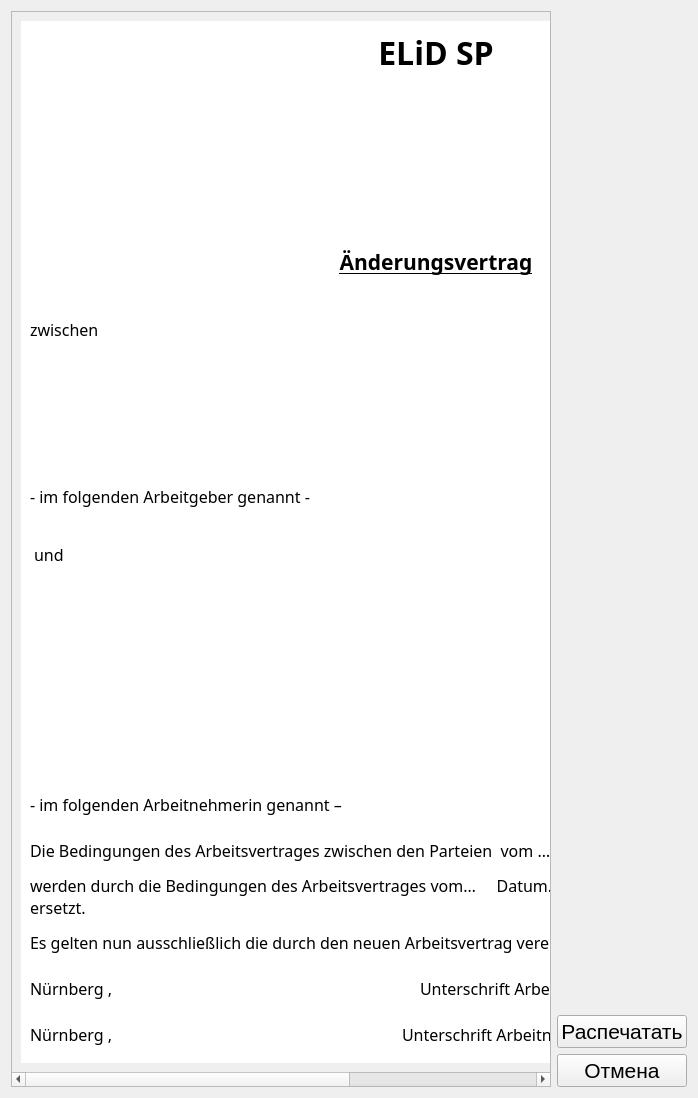
<?xml version="1.0" encoding="UTF-8"?>
<ui version="4.0">
 <class>FormEditing</class>
 <widget class="QDialog" name="FormEditing">
  <property name="geometry">
   <rect>
    <x>0</x>
    <y>0</y>
    <width>698</width>
    <height>1098</height>
   </rect>
  </property>
  <property name="windowTitle">
   <string>Dialog</string>
  </property>
  <property name="windowIcon">
   <iconset resource="assets/res.qrc">
    <normaloff>:/window-icons/doc.png</normaloff>:/window-icons/doc.png</iconset>
  </property>
  <layout class="QHBoxLayout" name="horizontalLayout_6">
   <item>
    <widget class="QScrollArea" name="scrollArea">
     <property name="widgetResizable">
      <bool>true</bool>
     </property>
     <widget class="QWidget" name="scrollAreaWidgetContents">
      <property name="geometry">
       <rect>
        <x>0</x>
        <y>0</y>
        <width>701</width>
        <height>1061</height>
       </rect>
      </property>
      <layout class="QHBoxLayout" name="horizontalLayout_4">
       <item>
        <widget class="QWidget" name="Print" native="true">
         <property name="styleSheet">
          <string notr="true">background-color: white; font-family: &quot;Times New Roman&quot;, Times, serif;</string>
         </property>
         <layout class="QVBoxLayout" name="verticalLayout">
          <item>
           <widget class="QLabel" name="ELiD_SP">
            <property name="font">
             <font>
              <family>Times New Roman,Times,serif</family>
              <pointsize>24</pointsize>
              <weight>75</weight>
              <bold>true</bold>
             </font>
            </property>
            <property name="text">
             <string>ELiD SP</string>
            </property>
            <property name="alignment">
             <set>Qt::AlignCenter</set>
            </property>
           </widget>
          </item>
          <item>
           <layout class="QHBoxLayout" name="horizontalLayout_5">
            <item>
             <widget class="QLabel" name="ELiD">
              <property name="sizePolicy">
               <sizepolicy hsizetype="Fixed" vsizetype="Preferred">
                <horstretch>0</horstretch>
                <verstretch>0</verstretch>
               </sizepolicy>
              </property>
              <property name="minimumSize">
               <size>
                <width>200</width>
                <height>125</height>
               </size>
              </property>
              <property name="maximumSize">
               <size>
                <width>200</width>
                <height>125</height>
               </size>
              </property>
              <property name="font">
               <font>
                <family>Times New Roman,Times,serif</family>
                <pointsize>24</pointsize>
                <weight>75</weight>
                <bold>true</bold>
               </font>
              </property>
              <property name="styleSheet">
               <string notr="true"/>
              </property>
              <property name="text">
               <string/>
              </property>
              <property name="pixmap">
               <pixmap resource="assets/res.qrc">:/icons/ELiD.jpg</pixmap>
              </property>
              <property name="scaledContents">
               <bool>true</bool>
              </property>
              <property name="alignment">
               <set>Qt::AlignCenter</set>
              </property>
             </widget>
            </item>
           </layout>
          </item>
          <item>
           <widget class="QLabel" name="label_2">
            <property name="sizePolicy">
             <sizepolicy hsizetype="Preferred" vsizetype="Maximum">
              <horstretch>0</horstretch>
              <verstretch>0</verstretch>
             </sizepolicy>
            </property>
            <property name="minimumSize">
             <size>
              <width>0</width>
              <height>100</height>
             </size>
            </property>
            <property name="font">
             <font>
              <family>Times New Roman,Times,serif</family>
              <pointsize>16</pointsize>
              <weight>75</weight>
              <bold>true</bold>
              <underline>true</underline>
             </font>
            </property>
            <property name="styleSheet">
             <string notr="true"/>
            </property>
            <property name="text">
             <string>Änderungsvertrag</string>
            </property>
            <property name="alignment">
             <set>Qt::AlignCenter</set>
            </property>
           </widget>
          </item>
          <item>
           <widget class="QLabel" name="label_8">
            <property name="font">
             <font>
              <family>Times New Roman,Times,serif</family>
              <pointsize>12</pointsize>
             </font>
            </property>
            <property name="text">
             <string>zwischen</string>
            </property>
           </widget>
          </item>
          <item>
           <layout class="QHBoxLayout" name="horizontalLayout">
            <item>
             <widget class="EditableSelection" name="PHFirm" native="true">
              <property name="sizePolicy">
               <sizepolicy hsizetype="Maximum" vsizetype="Minimum">
                <horstretch>0</horstretch>
                <verstretch>0</verstretch>
               </sizepolicy>
              </property>
              <property name="minimumSize">
               <size>
                <width>100</width>
                <height>40</height>
               </size>
              </property>
              <property name="maximumSize">
               <size>
                <width>16777215</width>
                <height>16777215</height>
               </size>
              </property>
             </widget>
            </item>
            <item>
             <widget class="EditableLine" name="PHName_Boss" native="true">
              <property name="sizePolicy">
               <sizepolicy hsizetype="Minimum" vsizetype="Minimum">
                <horstretch>0</horstretch>
                <verstretch>0</verstretch>
               </sizepolicy>
              </property>
              <property name="minimumSize">
               <size>
                <width>150</width>
                <height>40</height>
               </size>
              </property>
              <property name="styleSheet">
               <string notr="true"/>
              </property>
             </widget>
            </item>
            <item>
             <spacer name="Spacer">
              <property name="orientation">
               <enum>Qt::Horizontal</enum>
              </property>
              <property name="sizeHint" stdset="0">
               <size>
                <width>0</width>
                <height>0</height>
               </size>
              </property>
             </spacer>
            </item>
           </layout>
          </item>
          <item>
           <widget class="EditableLine" name="PHAddress_Boss" native="true">
            <property name="sizePolicy">
             <sizepolicy hsizetype="Minimum" vsizetype="Minimum">
              <horstretch>0</horstretch>
              <verstretch>0</verstretch>
             </sizepolicy>
            </property>
            <property name="minimumSize">
             <size>
              <width>0</width>
              <height>40</height>
             </size>
            </property>
            <property name="styleSheet">
             <string notr="true"/>
            </property>
           </widget>
          </item>
          <item>
           <widget class="EditableLine" name="PHZipTown_Boss" native="true">
            <property name="sizePolicy">
             <sizepolicy hsizetype="Minimum" vsizetype="Minimum">
              <horstretch>0</horstretch>
              <verstretch>0</verstretch>
             </sizepolicy>
            </property>
            <property name="minimumSize">
             <size>
              <width>0</width>
              <height>40</height>
             </size>
            </property>
            <property name="styleSheet">
             <string notr="true"/>
            </property>
           </widget>
          </item>
          <item>
           <widget class="QLabel" name="label_9">
            <property name="font">
             <font>
              <family>Times New Roman,Times,serif</family>
              <pointsize>12</pointsize>
             </font>
            </property>
            <property name="text">
             <string>- im folgenden Arbeitgeber genannt -</string>
            </property>
           </widget>
          </item>
          <item>
           <widget class="QLabel" name="label_7">
            <property name="sizePolicy">
             <sizepolicy hsizetype="Preferred" vsizetype="Maximum">
              <horstretch>0</horstretch>
              <verstretch>0</verstretch>
             </sizepolicy>
            </property>
            <property name="minimumSize">
             <size>
              <width>0</width>
              <height>80</height>
             </size>
            </property>
            <property name="font">
             <font>
              <family>Times New Roman,Times,serif</family>
              <pointsize>12</pointsize>
             </font>
            </property>
            <property name="styleSheet">
             <string notr="true">margin: 25px 0;</string>
            </property>
            <property name="text">
             <string>und</string>
            </property>
           </widget>
          </item>
          <item>
           <widget class="EditableLine" name="PHSex" native="true">
            <property name="sizePolicy">
             <sizepolicy hsizetype="Minimum" vsizetype="Minimum">
              <horstretch>0</horstretch>
              <verstretch>0</verstretch>
             </sizepolicy>
            </property>
            <property name="minimumSize">
             <size>
              <width>0</width>
              <height>40</height>
             </size>
            </property>
            <property name="styleSheet">
             <string notr="true"/>
            </property>
           </widget>
          </item>
          <item>
           <widget class="EditableLine" name="PHName" native="true">
            <property name="sizePolicy">
             <sizepolicy hsizetype="Minimum" vsizetype="Minimum">
              <horstretch>0</horstretch>
              <verstretch>0</verstretch>
             </sizepolicy>
            </property>
            <property name="minimumSize">
             <size>
              <width>0</width>
              <height>40</height>
             </size>
            </property>
            <property name="styleSheet">
             <string notr="true"/>
            </property>
           </widget>
          </item>
          <item>
           <widget class="EditableLine" name="PHAddress" native="true">
            <property name="sizePolicy">
             <sizepolicy hsizetype="Minimum" vsizetype="Minimum">
              <horstretch>0</horstretch>
              <verstretch>0</verstretch>
             </sizepolicy>
            </property>
            <property name="minimumSize">
             <size>
              <width>0</width>
              <height>40</height>
             </size>
            </property>
            <property name="styleSheet">
             <string notr="true"/>
            </property>
           </widget>
          </item>
          <item>
           <widget class="EditableLine" name="PHZipTown" native="true">
            <property name="sizePolicy">
             <sizepolicy hsizetype="Minimum" vsizetype="Minimum">
              <horstretch>0</horstretch>
              <verstretch>0</verstretch>
             </sizepolicy>
            </property>
            <property name="minimumSize">
             <size>
              <width>0</width>
              <height>40</height>
             </size>
            </property>
            <property name="styleSheet">
             <string notr="true"/>
            </property>
           </widget>
          </item>
          <item>
           <widget class="QLabel" name="label_10">
            <property name="minimumSize">
             <size>
              <width>0</width>
              <height>40</height>
             </size>
            </property>
            <property name="font">
             <font>
              <family>Times New Roman,Times,serif</family>
              <pointsize>12</pointsize>
             </font>
            </property>
            <property name="text">
             <string>- im folgenden Arbeitnehmerin genannt –</string>
            </property>
           </widget>
          </item>
          <item>
           <widget class="QLabel" name="label_11">
            <property name="minimumSize">
             <size>
              <width>0</width>
              <height>40</height>
             </size>
            </property>
            <property name="font">
             <font>
              <family>Times New Roman,Times,serif</family>
              <pointsize>12</pointsize>
             </font>
            </property>
            <property name="text">
             <string>Die Bedingungen des Arbeitsvertrages zwischen den Parteien  vom …Datum …… ( bisheriger Arbeitsvertrag )</string>
            </property>
           </widget>
          </item>
          <item>
           <widget class="QLabel" name="label_12">
            <property name="minimumSize">
             <size>
              <width>0</width>
              <height>40</height>
             </size>
            </property>
            <property name="font">
             <font>
              <family>Times New Roman,Times,serif</family>
              <pointsize>12</pointsize>
             </font>
            </property>
            <property name="text">
             <string>werden durch die Bedingungen des Arbeitsvertrages vom…     Datum….( neuer Arbeitsvertrag ) 
ersetzt. </string>
            </property>
           </widget>
          </item>
          <item>
           <widget class="QLabel" name="label_13">
            <property name="minimumSize">
             <size>
              <width>0</width>
              <height>40</height>
             </size>
            </property>
            <property name="font">
             <font>
              <family>Times New Roman,Times,serif</family>
              <pointsize>12</pointsize>
             </font>
            </property>
            <property name="text">
             <string>Es gelten nun ausschließlich die durch den neuen Arbeitsvertrag vereinbarten Bedingungen. </string>
            </property>
           </widget>
          </item>
          <item>
           <spacer name="verticalSpacer">
            <property name="orientation">
             <enum>Qt::Vertical</enum>
            </property>
            <property name="sizeHint" stdset="0">
             <size>
              <width>0</width>
              <height>0</height>
             </size>
            </property>
           </spacer>
          </item>
          <item>
           <layout class="QHBoxLayout" name="horizontalLayout_2">
            <item>
             <widget class="QLabel" name="label_14">
              <property name="sizePolicy">
               <sizepolicy hsizetype="Maximum" vsizetype="Preferred">
                <horstretch>0</horstretch>
                <verstretch>0</verstretch>
               </sizepolicy>
              </property>
              <property name="minimumSize">
               <size>
                <width>0</width>
                <height>40</height>
               </size>
              </property>
              <property name="font">
               <font>
                <family>Times New Roman,Times,serif</family>
                <pointsize>12</pointsize>
               </font>
              </property>
              <property name="text">
               <string>Nürnberg ,</string>
              </property>
             </widget>
            </item>
            <item>
             <widget class="EditableDate" name="PHCurrentDate" native="true">
              <property name="minimumSize">
               <size>
                <width>100</width>
                <height>0</height>
               </size>
              </property>
             </widget>
            </item>
            <item>
             <spacer name="horizontalSpacer">
              <property name="orientation">
               <enum>Qt::Horizontal</enum>
              </property>
              <property name="sizeHint" stdset="0">
               <size>
                <width>0</width>
                <height>0</height>
               </size>
              </property>
             </spacer>
            </item>
            <item>
             <widget class="QLabel" name="label_16">
              <property name="sizePolicy">
               <sizepolicy hsizetype="Maximum" vsizetype="Preferred">
                <horstretch>0</horstretch>
                <verstretch>0</verstretch>
               </sizepolicy>
              </property>
              <property name="minimumSize">
               <size>
                <width>0</width>
                <height>40</height>
               </size>
              </property>
              <property name="font">
               <font>
                <family>Times New Roman,Times,serif</family>
                <pointsize>12</pointsize>
               </font>
              </property>
              <property name="text">
               <string>Unterschrift Arbeitgeber…………………………………………………</string>
              </property>
             </widget>
            </item>
           </layout>
          </item>
          <item>
           <layout class="QHBoxLayout" name="horizontalLayout_3">
            <item>
             <widget class="QLabel" name="label_15">
              <property name="sizePolicy">
               <sizepolicy hsizetype="Maximum" vsizetype="Preferred">
                <horstretch>0</horstretch>
                <verstretch>0</verstretch>
               </sizepolicy>
              </property>
              <property name="minimumSize">
               <size>
                <width>0</width>
                <height>40</height>
               </size>
              </property>
              <property name="font">
               <font>
                <family>Times New Roman,Times,serif</family>
                <pointsize>12</pointsize>
               </font>
              </property>
              <property name="text">
               <string>Nürnberg ,</string>
              </property>
             </widget>
            </item>
            <item>
             <widget class="EditableDate" name="PHCurrentDate_2" native="true">
              <property name="minimumSize">
               <size>
                <width>100</width>
                <height>0</height>
               </size>
              </property>
             </widget>
            </item>
            <item>
             <spacer name="horizontalSpacer_2">
              <property name="orientation">
               <enum>Qt::Horizontal</enum>
              </property>
              <property name="sizeHint" stdset="0">
               <size>
                <width>0</width>
                <height>0</height>
               </size>
              </property>
             </spacer>
            </item>
            <item>
             <widget class="QLabel" name="label_17">
              <property name="sizePolicy">
               <sizepolicy hsizetype="Maximum" vsizetype="Preferred">
                <horstretch>0</horstretch>
                <verstretch>0</verstretch>
               </sizepolicy>
              </property>
              <property name="minimumSize">
               <size>
                <width>0</width>
                <height>40</height>
               </size>
              </property>
              <property name="font">
               <font>
                <family>Times New Roman,Times,serif</family>
                <pointsize>12</pointsize>
               </font>
              </property>
              <property name="text">
               <string>Unterschrift Arbeitnehmer/-in …………………….…………………… </string>
              </property>
             </widget>
            </item>
           </layout>
          </item>
         </layout>
        </widget>
       </item>
      </layout>
     </widget>
    </widget>
   </item>
   <item>
    <layout class="QVBoxLayout" name="verticalLayout_10">
     <item>
      <spacer name="verticalSpacer_7">
       <property name="orientation">
        <enum>Qt::Vertical</enum>
       </property>
       <property name="sizeHint" stdset="0">
        <size>
         <width>0</width>
         <height>40</height>
        </size>
       </property>
      </spacer>
     </item>
     <item>
      <widget class="QPushButton" name="print">
       <property name="sizePolicy">
        <sizepolicy hsizetype="Minimum" vsizetype="Fixed">
         <horstretch>0</horstretch>
         <verstretch>0</verstretch>
        </sizepolicy>
       </property>
       <property name="font">
        <font>
         <pointsize>16</pointsize>
        </font>
       </property>
       <property name="focusPolicy">
        <enum>Qt::NoFocus</enum>
       </property>
       <property name="text">
        <string>Распечатать</string>
       </property>
      </widget>
     </item>
     <item>
      <widget class="QPushButton" name="cansel">
       <property name="sizePolicy">
        <sizepolicy hsizetype="Minimum" vsizetype="Fixed">
         <horstretch>0</horstretch>
         <verstretch>0</verstretch>
        </sizepolicy>
       </property>
       <property name="font">
        <font>
         <pointsize>16</pointsize>
        </font>
       </property>
       <property name="focusPolicy">
        <enum>Qt::NoFocus</enum>
       </property>
       <property name="text">
        <string>Отмена</string>
       </property>
      </widget>
     </item>
    </layout>
   </item>
  </layout>
 </widget>
 <customwidgets>
  <customwidget>
   <class>EditableLine</class>
   <extends>QWidget</extends>
   <header location="global">EditableLine.h</header>
   <container>1</container>
  </customwidget>
  <customwidget>
   <class>EditableDate</class>
   <extends>QWidget</extends>
   <header>EditableDate.h</header>
   <container>1</container>
  </customwidget>
  <customwidget>
   <class>EditableSelection</class>
   <extends>QWidget</extends>
   <header>EditableSelection.h</header>
   <container>1</container>
  </customwidget>
 </customwidgets>
 <resources>
  <include location="assets/res.qrc"/>
 </resources>
 <connections/>
</ui>
